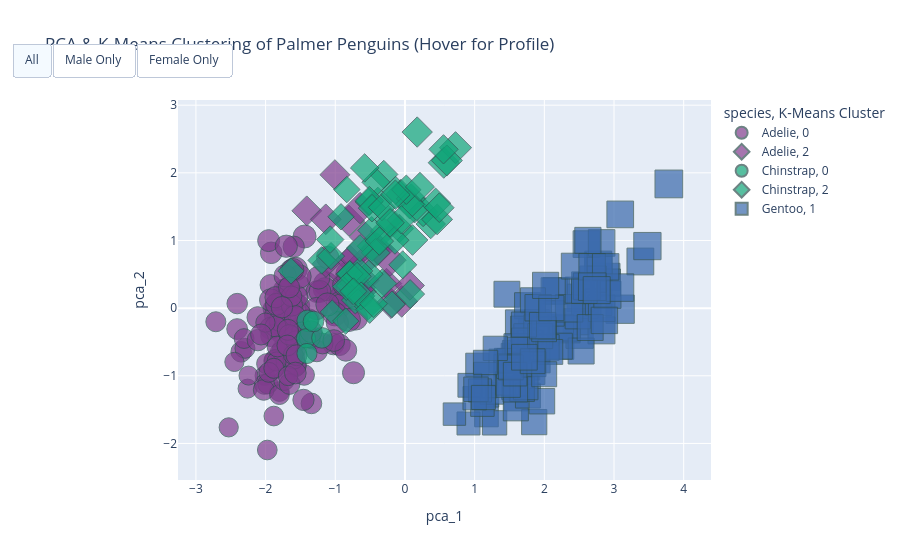

Write notebook code for a chart like this one.
### Markdown cell above
## 2.2 Dashboard Dynamics

### Code cell
# Interactivity & ML Visualization
def plot_interactive_ml_scatter(df):
    # Tạo biểu đồ Scatter với trục x, y (Đât sẽ là 2 thành phần PCA)
    fig = px.scatter(
        df, 
        x="pca_1", 
        y="pca_2", 
        color="species", 
        symbol="ml_cluster", 
        size="body_mass_g", 
        hover_name="species",
        hover_data={
            "pca_1": False, 
            "pca_2": False,
            "island": True,
            "sex": True,
            "body_mass_g": True,
            "bill_ratio": ":.2f", 
            "ml_cluster": True
        },
        title="PCA & K-Means Clustering of Palmer Penguins (Hover for Profile)",
        labels={"ml_cluster": "K-Means Cluster"},
        color_discrete_sequence=px.colors.qualitative.Bold
    )

    # Sliders/Buttons trực tiếp trong Plotly
    fig.update_layout(
        updatemenus=[
            dict(
                type="buttons",
                direction="right",
                x=0.1,
                y=1.15,
                buttons=list([
                    dict(label="All",
                         method="update",
                         args=[{"visible": [True, True, True]}]),
                    dict(label="Male Only",
                         method="update",
                         args=[{"visible": [True if s == 'Male' else False for s in df['sex'].unique()]}]),
                    dict(label="Female Only",
                         method="update",
                         args=[{"visible": [True if s == 'Female' else False for s in df['sex'].unique()]}])
                ]),
            )
        ]
    )

    fig.update_traces(marker=dict(line=dict(width=1, color='DarkSlateGrey')))
    fig.show()

plot_interactive_ml_scatter(penguins_ml_df)

### Figure 1 — Plotly figure (JSON) as saved in the notebook; plotly's stock layout.template omitted (floating-point values rounded to 4 significant figures; data arrays with more than 128 entries replaced by an {"elided": "..."} marker saying what was removed)
{"data": [{"customdata": {"elided": "124x5 mixed values"}, "hovertemplate": "<b>%{hovertext}</b><br><br>species=Adelie<br>K-Means Cluster=%{customdata[4]}<br>body_mass_g=%{customdata[2]}<br>island=%{customdata[0]}<br>sex=%{customdata[1]}<br>bill_ratio=%{customdata[3]:.2f}<extra></extra>", "hovertext": ["Adelie", "Adelie", "Adelie", "Adelie", "Adelie", "Adelie", "Adelie", "Adelie", "Adelie", "Adelie", "Adelie", "Adelie", "Adelie", "Adelie", "Adelie", "Adelie", "Adelie", "Adelie", "Adelie", "Adelie", "Adelie", "Adelie", "Adelie", "Adelie", "Adelie", "Adelie", "Adelie", "Adelie", "Adelie", "Adelie", "Adelie", "Adelie", "Adelie", "Adelie", "Adelie", "Adelie", "Adelie", "Adelie", "Adelie", "Adelie", "Adelie", "Adelie", "Adelie", "Adelie", "Adelie", "Adelie", "Adelie", "Adelie", "Adelie", "Adelie", "Adelie", "Adelie", "Adelie", "Adelie", "Adelie", "Adelie", "Adelie", "Adelie", "Adelie", "Adelie", "Adelie", "Adelie", "Adelie", "Adelie", "Adelie", "Adelie", "Adelie", "Adelie", "Adelie", "Adelie", "Adelie", "Adelie", "Adelie", "Adelie", "Adelie", "Adelie", "Adelie", "Adelie", "Adelie", "Adelie", "Adelie", "Adelie", "Adelie", "Adelie", "Adelie", "Adelie", "Adelie", "Adelie", "Adelie", "Adelie", "Adelie", "Adelie", "Adelie", "Adelie", "Adelie", "Adelie", "Adelie", "Adelie", "Adelie", "Adelie", "Adelie", "Adelie", "Adelie", "Adelie", "Adelie", "Adelie", "Adelie", "Adelie", "Adelie", "Adelie", "Adelie", "Adelie", "Adelie", "Adelie", "Adelie", "Adelie", "Adelie", "Adelie", "Adelie", "Adelie", "Adelie", "Adelie", "Adelie", "Adelie"], "legendgroup": "Adelie, 0", "marker": {"color": "rgb(127, 60, 141)", "line": {"color": "DarkSlateGrey", "width": 1}, "size": [3750.0, 3800.0, 3250.0, 3450.0, 3650.0, 3625.0, 4675.0, 3200.0, 3800.0, 4400.0, 3700.0, 3450.0, 3325.0, 3400.0, 3600.0, 3800.0, 3950.0, 3800.0, 3800.0, 3550.0, 3200.0, 3150.0, 3950.0, 3250.0, 3900.0, 3300.0, 3900.0, 3325.0, 4150.0, 3950.0, 3550.0, 3300.0, 4650.0, 3150.0, 3900.0, 3100.0, 3000.0, 4600.0, 3425.0, 3450.0, 3500.0, 4300.0, 3450.0, 2900.0, 3700.0, 3550.0, 3800.0, 2850.0, 3750.0, 3150.0, 3600.0, 4050.0, 2850.0, 3950.0, 3350.0, 4100.0, 3050.0, 3600.0, 3900.0, 3550.0, 3700.0, 3700.0, 3900.0, 3550.0, 3200.0, 3800.0, 4200.0, 3350.0, 3550.0, 3800.0, 3500.0, 3950.0, 3600.0, 3550.0, 3400.0, 4450.0, 3300.0, 3700.0, 4350.0, 2900.0, 3725.0, 3075.0, 4250.0, 2925.0, 3550.0, 3750.0, 3900.0, 3175.0, 3825.0, 3200.0, 3900.0, 2900.0, 3775.0, 3350.0, 3325.0, 3150.0, 3500.0, 3450.0, 3875.0, 3050.0, 4000.0, 3275.0, 4300.0, 3050.0, 3325.0, 3500.0, 4475.0, 3425.0, 3900.0, 3175.0, 3975.0, 3400.0, 4250.0, 3400.0, 3475.0, 3050.0, 3725.0, 3000.0, 3650.0, 4250.0, 3475.0, 3450.0, 3750.0, 3700.0], "sizemode": "area", "sizeref": 15.75, "symbol": "circle"}, "mode": "markers", "name": "Adelie, 0", "orientation": "v", "showlegend": true, "type": "scatter", "x": [-1.854, -1.316, -1.377, -1.885, -1.92, -1.773, -0.8185, -1.799, -1.956, -1.57, -1.748, -1.576, -2.35, -2.408, -2.114, -1.857, -1.505, -1.581, -1.928, -1.763, -1.704, -2.714, -1.682, -1.88, -1.911, -1.657, -1.518, -1.446, -1.441, -1.635, -1.733, -2.408, -1.138, -2.297, -0.9718, -2.309, -2.011, -0.8803, -1.929, -1.783, -1.574, -1.147, -1.866, -2.448, -1.264, -1.549, -1.22, -2.259, -1.524, -2.016, -1.571, -0.9274, -2.245, -0.9137, -1.342, -1.241, -1.801, -2.111, -1.269, -1.026, -1.572, -0.9404, -1.927, -1.456, -1.969, -1.792, -1.526, -1.682, -1.596, -1.843, -1.857, -1.555, -1.622, -1.265, -2.027, -1.006, -1.871, -1.58, -0.6848, -2.529, -1.596, -1.801, -1.513, -2.002, -1.857, -0.8488, -1.719, -1.985, -0.7382, -1.482, -1.703, -1.843, -1.609, -1.735, -1.628, -1.953, -1.663, -1.828, -0.6709, -1.882, -0.877, -1.568, -0.6199, -1.604, -1.661, -1.68, -0.7084, -1.688, -0.9704, -1.882, -1.109, -1.656, -0.8049, -1.182, -1.365, -1.976, -1.022, -1.677, -1.765, -1.112, -2.065, -1.557, -1.345, -1.573], "xaxis": "x", "y": [0.03207, -0.4435, -0.1612, -0.01235, 0.8176, -0.3662, 0.5012, -0.2454, 0.9983, 0.5781, -0.6102, 0.08684, -0.6452, -0.309, -0.1365, -0.1091, -0.2891, -0.6039, -0.2974, 0.1383, -0.1878, -0.2011, 0.2855, -0.7826, -0.4067, -0.3283, 0.3264, -0.9877, 1.059, 0.5482, 0.2724, 0.06735, 0.3578, -0.5938, 0.1175, -0.4494, -0.9973, 0.2121, 0.3429, -0.6574, -0.3396, 0.2782, -0.7673, -0.7949, 0.2438, -0.4818, 0.2472, -1.19, 0.03454, -1.126, -0.8338, 0.08253, -0.9969, 0.04699, -1.408, 0.45, -1.233, -0.4725, -0.005466, -0.5332, -0.8506, -0.54, 0.1222, -1.356, -1.119, -0.184, -0.0764, -0.5641, 0.9081, 0.05671, -0.2707, 0.1689, 0.04003, -0.6354, -1.208, -0.08728, -0.8939, -0.1194, 0.1463, -1.762, -0.7403, -1.278, 0.4668, -0.2138, 0.1612, -0.6228, 0.4775, -0.8209, -0.9545, -0.3542, 0.9153, -0.7892, 0.5729, -1.065, 0.1743, -0.9486, 0.3068, -0.566, 0.2245, -1.595, 0.3496, -0.4873, 0.192, -0.6892, -0.3945, -0.3205, -0.1484, -0.5517, -0.216, -0.8891, 0.7491, -1.121, -0.1734, -0.5232, -0.4341, -2.097, -0.4791, -1.002, 0.01322, 0.05384, -0.3891, -0.6958, -0.3488, -0.9588], "yaxis": "y"}, {"customdata": [["Torgersen", "Male", 4500, 2.053, "2"], ["Torgersen", "Male", 4200, 2.14, "2"], ["Dream", "Male", 4400, 2.239, "2"], ["Dream", "Male", 4150, 1.995, "2"], ["Biscoe", "Male", 4050, 2.154, "2"], ["Biscoe", "Male", 4400, 1.957, "2"], ["Torgersen", "Male", 4450, 2.155, "2"], ["Torgersen", "Male", 4150, 2.423, "2"], ["Torgersen", "Male", 4250, 2.314, "2"], ["Torgersen", "Male", 4000, 2.204, "2"], ["Torgersen", "Male", 4700, 2.437, "2"], ["Dream", "Male", 4300, 2.271, "2"], ["Dream", "Male", 4300, 2.159, "2"], ["Dream", "Male", 4100, 2.335, "2"], ["Biscoe", "Male", 4725, 2.05, "2"], ["Biscoe", "Male", 4775, 2.274, "2"], ["Biscoe", "Male", 4600, 2.246, "2"], ["Biscoe", "Male", 4275, 2.164, "2"], ["Biscoe", "Male", 4075, 2.333, "2"], ["Torgersen", "Male", 4000, 2.45, "2"], ["Torgersen", "Male", 3500, 2.245, "2"], ["Dream", "Male", 4000, 2.243, "2"]], "hovertemplate": "<b>%{hovertext}</b><br><br>species=Adelie<br>K-Means Cluster=%{customdata[4]}<br>body_mass_g=%{customdata[2]}<br>island=%{customdata[0]}<br>sex=%{customdata[1]}<br>bill_ratio=%{customdata[3]:.2f}<extra></extra>", "hovertext": ["Adelie", "Adelie", "Adelie", "Adelie", "Adelie", "Adelie", "Adelie", "Adelie", "Adelie", "Adelie", "Adelie", "Adelie", "Adelie", "Adelie", "Adelie", "Adelie", "Adelie", "Adelie", "Adelie", "Adelie", "Adelie", "Adelie"], "legendgroup": "Adelie, 2", "marker": {"color": "rgb(127, 60, 141)", "line": {"color": "DarkSlateGrey", "width": 1}, "size": [4500.0, 4200.0, 4400.0, 4150.0, 4050.0, 4400.0, 4450.0, 4150.0, 4250.0, 4000.0, 4700.0, 4300.0, 4300.0, 4100.0, 4725.0, 4775.0, 4600.0, 4275.0, 4075.0, 4000.0, 3500.0, 4000.0], "sizemode": "area", "sizeref": 15.75, "symbol": "diamond"}, "mode": "markers", "name": "Adelie, 2", "orientation": "v", "showlegend": true, "type": "scatter", "x": [-0.8047, -1.005, -0.5784, -1.409, -0.7867, -1.136, -0.592, -0.4045, -0.5867, -0.9375, -0.04683, -0.2004, -0.264, -0.7796, -0.3862, -0.2135, -0.6449, -0.7399, -0.6328, 0.07018, -1.134, -0.6183], "xaxis": "x", "y": [1.294, 1.972, 1.055, 1.438, 0.7111, 1.313, 0.6859, 0.8942, 0.4111, 0.5534, 0.1009, 0.07119, 0.3634, 0.4396, 0.8691, 0.7083, 1.479, 0.7533, 0.3029, 0.334, 0.657, 0.2469], "yaxis": "y"}, {"customdata": [["Dream", "Female", 3600, 2.451, "0"], ["Dream", "Female", 2900, 2.602, "0"], ["Dream", "Female", 3200, 2.464, "0"], ["Dream", "Female", 3350, 2.545, "0"], ["Dream", "Female", 3350, 2.457, "0"]], "hovertemplate": "<b>%{hovertext}</b><br><br>species=Chinstrap<br>K-Means Cluster=%{customdata[4]}<br>body_mass_g=%{customdata[2]}<br>island=%{customdata[0]}<br>sex=%{customdata[1]}<br>bill_ratio=%{customdata[3]:.2f}<extra></extra>", "hovertext": ["Chinstrap", "Chinstrap", "Chinstrap", "Chinstrap", "Chinstrap"], "legendgroup": "Chinstrap, 0", "marker": {"color": "rgb(17, 165, 121)", "line": {"color": "DarkSlateGrey", "width": 1}, "size": [3600.0, 2900.0, 3200.0, 3350.0, 3350.0], "sizemode": "area", "sizeref": 15.75, "symbol": "circle"}, "mode": "markers", "name": "Chinstrap, 0", "orientation": "v", "showlegend": true, "type": "scatter", "x": [-1.398, -1.421, -1.407, -1.191, -1.313], "xaxis": "x", "y": [-0.1863, -0.4459, -0.6702, -0.4396, -0.1967], "yaxis": "y"}, {"customdata": {"elided": "63x5 mixed values"}, "hovertemplate": "<b>%{hovertext}</b><br><br>species=Chinstrap<br>K-Means Cluster=%{customdata[4]}<br>body_mass_g=%{customdata[2]}<br>island=%{customdata[0]}<br>sex=%{customdata[1]}<br>bill_ratio=%{customdata[3]:.2f}<extra></extra>", "hovertext": ["Chinstrap", "Chinstrap", "Chinstrap", "Chinstrap", "Chinstrap", "Chinstrap", "Chinstrap", "Chinstrap", "Chinstrap", "Chinstrap", "Chinstrap", "Chinstrap", "Chinstrap", "Chinstrap", "Chinstrap", "Chinstrap", "Chinstrap", "Chinstrap", "Chinstrap", "Chinstrap", "Chinstrap", "Chinstrap", "Chinstrap", "Chinstrap", "Chinstrap", "Chinstrap", "Chinstrap", "Chinstrap", "Chinstrap", "Chinstrap", "Chinstrap", "Chinstrap", "Chinstrap", "Chinstrap", "Chinstrap", "Chinstrap", "Chinstrap", "Chinstrap", "Chinstrap", "Chinstrap", "Chinstrap", "Chinstrap", "Chinstrap", "Chinstrap", "Chinstrap", "Chinstrap", "Chinstrap", "Chinstrap", "Chinstrap", "Chinstrap", "Chinstrap", "Chinstrap", "Chinstrap", "Chinstrap", "Chinstrap", "Chinstrap", "Chinstrap", "Chinstrap", "Chinstrap", "Chinstrap", "Chinstrap", "Chinstrap", "Chinstrap"], "legendgroup": "Chinstrap, 2", "marker": {"color": "rgb(17, 165, 121)", "line": {"color": "DarkSlateGrey", "width": 1}, "size": [3500.0, 3900.0, 3650.0, 3525.0, 3725.0, 3950.0, 3250.0, 3750.0, 4150.0, 3700.0, 3800.0, 3775.0, 3700.0, 4050.0, 3575.0, 4050.0, 3300.0, 3700.0, 3450.0, 4400.0, 3400.0, 3800.0, 3300.0, 4150.0, 3400.0, 3800.0, 3700.0, 4550.0, 4300.0, 4100.0, 3600.0, 3900.0, 3850.0, 4800.0, 2700.0, 4500.0, 3950.0, 3650.0, 3550.0, 3500.0, 3675.0, 4450.0, 3400.0, 4300.0, 3250.0, 3675.0, 3325.0, 3950.0, 3600.0, 4050.0, 3450.0, 3250.0, 4050.0, 3800.0, 3525.0, 3950.0, 3650.0, 3650.0, 4000.0, 3400.0, 3775.0, 4100.0, 3775.0], "sizemode": "area", "sizeref": 15.75, "symbol": "diamond"}, "mode": "markers", "name": "Chinstrap, 2", "orientation": "v", "showlegend": true, "type": "scatter", "x": [-0.7938, -0.3894, -0.515, -1.195, -0.3043, -0.3266, -1.636, -0.07885, -0.4703, -0.4168, -0.5189, -0.5784, -0.7823, 0.3696, -0.7125, -0.05948, -0.8349, -0.1346, -1.061, 0.1086, -0.656, -0.5112, -0.7903, 0.09043, -0.3015, -0.2329, -0.6863, 0.5572, 0.1754, 0.261, -0.478, 0.07449, -0.4207, 0.7256, -1.044, 0.6015, 0.1388, -0.8411, -0.4727, -0.5294, -0.1437, 0.4622, -0.6455, 0.4402, -0.9177, -0.0309, -0.1876, 0.06871, -0.629, 0.01928, -0.3309, -0.8502, -0.1376, -0.05175, -1.074, 0.2149, -0.5059, -0.4515, 0.5535, -0.7399, -0.3679, 0.4924, -0.2134], "xaxis": "x", "y": [0.5023, 1.575, 1.571, 0.706, 1.977, 0.3642, 0.5502, 1.177, 0.9153, 1.861, 0.5017, 2.073, 0.3304, 1.244, 0.1187, 1.686, 1.753, 1.74, 0.7692, 1.007, 0.5502, 1.589, 0.5065, 1.616, 1.138, 1.309, 0.4694, 2.15, 2.603, 1.423, 1.148, 0.2077, 0.8197, 2.372, -0.0562, 2.182, 1.475, 0.3196, 1.478, 0.02961, 1.004, 1.312, 0.8877, 1.55, 1.35, 0.6412, 0.05705, 1.533, 0.1813, 1.75, 1.491, -0.1912, 1.677, 1.306, 1.014, 1.792, -0.01858, 0.06545, 2.348, 0.2482, 0.9911, 1.485, 1.262], "yaxis": "y"}, {"customdata": {"elided": "119x5 mixed values"}, "hovertemplate": "<b>%{hovertext}</b><br><br>species=Gentoo<br>K-Means Cluster=%{customdata[4]}<br>body_mass_g=%{customdata[2]}<br>island=%{customdata[0]}<br>sex=%{customdata[1]}<br>bill_ratio=%{customdata[3]:.2f}<extra></extra>", "hovertext": ["Gentoo", "Gentoo", "Gentoo", "Gentoo", "Gentoo", "Gentoo", "Gentoo", "Gentoo", "Gentoo", "Gentoo", "Gentoo", "Gentoo", "Gentoo", "Gentoo", "Gentoo", "Gentoo", "Gentoo", "Gentoo", "Gentoo", "Gentoo", "Gentoo", "Gentoo", "Gentoo", "Gentoo", "Gentoo", "Gentoo", "Gentoo", "Gentoo", "Gentoo", "Gentoo", "Gentoo", "Gentoo", "Gentoo", "Gentoo", "Gentoo", "Gentoo", "Gentoo", "Gentoo", "Gentoo", "Gentoo", "Gentoo", "Gentoo", "Gentoo", "Gentoo", "Gentoo", "Gentoo", "Gentoo", "Gentoo", "Gentoo", "Gentoo", "Gentoo", "Gentoo", "Gentoo", "Gentoo", "Gentoo", "Gentoo", "Gentoo", "Gentoo", "Gentoo", "Gentoo", "Gentoo", "Gentoo", "Gentoo", "Gentoo", "Gentoo", "Gentoo", "Gentoo", "Gentoo", "Gentoo", "Gentoo", "Gentoo", "Gentoo", "Gentoo", "Gentoo", "Gentoo", "Gentoo", "Gentoo", "Gentoo", "Gentoo", "Gentoo", "Gentoo", "Gentoo", "Gentoo", "Gentoo", "Gentoo", "Gentoo", "Gentoo", "Gentoo", "Gentoo", "Gentoo", "Gentoo", "Gentoo", "Gentoo", "Gentoo", "Gentoo", "Gentoo", "Gentoo", "Gentoo", "Gentoo", "Gentoo", "Gentoo", "Gentoo", "Gentoo", "Gentoo", "Gentoo", "Gentoo", "Gentoo", "Gentoo", "Gentoo", "Gentoo", "Gentoo", "Gentoo", "Gentoo", "Gentoo", "Gentoo", "Gentoo", "Gentoo", "Gentoo", "Gentoo"], "legendgroup": "Gentoo, 1", "marker": {"color": "rgb(57, 105, 172)", "line": {"color": "DarkSlateGrey", "width": 1}, "size": [4500.0, 5700.0, 4450.0, 5700.0, 5400.0, 4550.0, 4800.0, 5200.0, 4400.0, 5150.0, 4650.0, 5550.0, 4650.0, 5850.0, 4200.0, 5850.0, 4150.0, 6300.0, 4800.0, 5350.0, 5700.0, 5000.0, 4400.0, 5050.0, 5000.0, 5100.0, 5650.0, 4600.0, 5550.0, 5250.0, 4700.0, 5050.0, 6050.0, 5150.0, 5400.0, 4950.0, 5250.0, 4350.0, 5350.0, 3950.0, 5700.0, 4300.0, 4750.0, 5550.0, 4900.0, 4200.0, 5400.0, 5100.0, 5300.0, 4850.0, 5300.0, 4400.0, 5000.0, 4900.0, 5050.0, 4300.0, 5000.0, 4450.0, 5550.0, 4200.0, 5300.0, 4400.0, 5650.0, 4700.0, 5700.0, 5800.0, 4700.0, 5550.0, 4750.0, 5000.0, 5100.0, 5200.0, 4700.0, 5800.0, 4600.0, 6000.0, 4750.0, 5950.0, 4625.0, 5450.0, 4725.0, 5350.0, 4750.0, 5600.0, 4600.0, 5300.0, 4875.0, 5550.0, 4950.0, 5400.0, 4750.0, 5650.0, 4850.0, 5200.0, 4925.0, 4875.0, 4625.0, 5250.0, 4850.0, 5600.0, 4975.0, 5500.0, 5500.0, 4700.0, 5500.0, 4575.0, 5500.0, 5000.0, 5950.0, 4650.0, 5500.0, 4375.0, 5850.0, 6000.0, 4925.0, 4850.0, 5750.0, 5200.0, 5400.0], "sizemode": "area", "sizeref": 15.75, "symbol": "square"}, "mode": "markers", "name": "Gentoo, 1", "orientation": "v", "showlegend": true, "type": "scatter", "x": [1.594, 2.892, 1.552, 2.621, 2.235, 1.559, 1.456, 2.026, 1.17, 1.815, 1.286, 2.17, 1.668, 2.506, 1.038, 2.522, 0.9115, 3.088, 1.461, 2.459, 2.82, 1.753, 1.377, 1.623, 1.855, 1.783, 2.321, 1.572, 2.58, 2.233, 1.171, 1.458, 3.787, 2.333, 2.142, 1.591, 1.463, 1.112, 1.76, 0.7099, 2.714, 1.248, 1.896, 2.582, 1.765, 1.155, 2.604, 1.966, 1.703, 1.63, 2.528, 1.157, 2.48, 1.904, 1.803, 1.0, 1.891, 0.9309, 2.778, 1.077, 2.216, 1.474, 3.378, 1.832, 2.774, 2.898, 1.682, 2.823, 1.738, 1.885, 2.103, 2.028, 1.596, 2.905, 1.493, 2.776, 1.733, 2.355, 1.706, 2.7, 1.613, 2.487, 1.584, 2.605, 1.483, 2.658, 1.845, 2.822, 1.941, 2.625, 1.492, 2.61, 1.519, 2.574, 1.837, 2.086, 1.297, 2.429, 1.997, 3.089, 1.708, 2.862, 1.912, 1.019, 2.686, 1.126, 1.975, 2.101, 3.086, 1.157, 2.88, 1.581, 3.479, 2.688, 1.998, 1.833, 2.752, 1.714, 2.019], "xaxis": "x", "y": [-1.342, 0.4641, -0.6968, 0.01372, -0.5633, -1.172, -0.8233, -0.3556, -1.579, -0.3106, -1.695, 0.2531, -1.19, -0.3929, -0.8368, 0.1531, -1.705, -0.01591, -0.7767, -0.2013, -0.3287, -0.8761, -0.7801, -0.2131, -1.685, -0.5137, -0.3151, -0.6565, 0.04078, -0.2837, -1.281, -0.8747, 1.836, -0.2986, 0.2556, -1.48, 0.2061, -1.426, 0.03587, -1.567, 0.2966, -1.247, -0.2024, 0.3395, -1.293, -1.153, 0.3265, -1.375, -0.3102, -0.8491, -0.6338, -0.9757, -0.1199, -0.7714, -0.5159, -1.331, -0.6276, -1.14, 0.0864, -1.217, -0.5622, -1.111, 0.6894, -0.9475, 0.6446, 0.3777, -1.2, -0.002515, -0.4112, -0.2853, -0.07798, -0.5809, -0.5589, 0.1982, -0.7743, 0.6094, -1.172, -0.002138, -0.4734, 0.4279, -0.6102, 0.2664, -1.207, 0.9466, -1.14, -0.2863, -0.8279, 0.9641, -0.4134, 1.0, -0.8572, 0.3209, -0.8758, 0.2599, 0.1162, -0.6468, -0.5945, 0.6211, -0.3126, 1.386, -0.2428, -0.1811, 0.006149, -1.199, 0.6118, -1.32, -0.2584, 0.001282, 0.3035, -0.8027, 0.6099, -0.9758, 0.9175, 0.3169, -0.9768, -0.7845, 0.2666, -0.7259, 0.3366], "yaxis": "y"}], "layout": {"legend": {"itemsizing": "constant", "title": {"text": "species, K-Means Cluster"}, "tracegroupgap": 0}, "title": {"text": "PCA & K-Means Clustering of Palmer Penguins (Hover for Profile)"}, "updatemenus": [{"buttons": [{"args": [{"visible": [true, true, true]}], "label": "All", "method": "update"}, {"args": [{"visible": [true, false]}], "label": "Male Only", "method": "update"}, {"args": [{"visible": [false, true]}], "label": "Female Only", "method": "update"}], "direction": "right", "type": "buttons", "x": 0.1, "y": 1.15}], "xaxis": {"anchor": "y", "domain": [0, 1], "title": {"text": "pca_1"}}, "yaxis": {"anchor": "x", "domain": [0, 1], "title": {"text": "pca_2"}}}}
